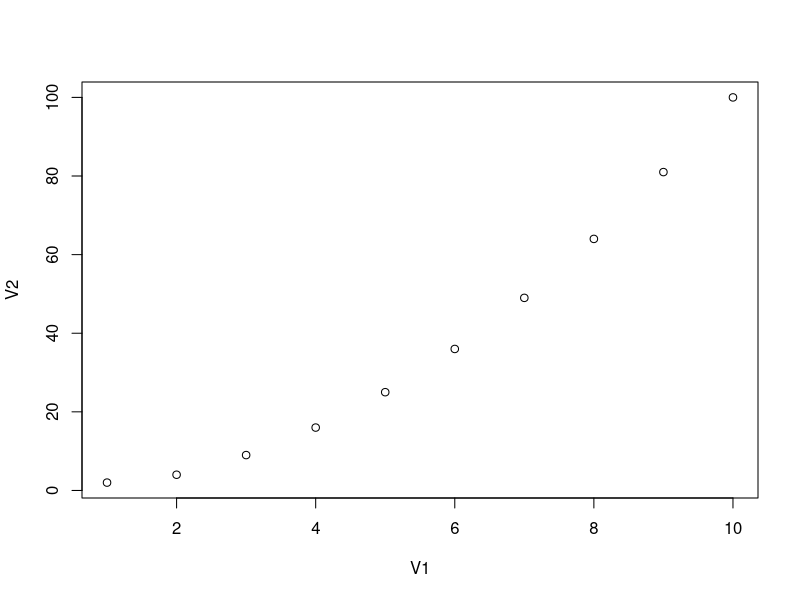

Source code (R):
## ---- chunk 1
data = read.delim("data.txt", header = FALSE, sep = ";", dec = ".")

plot(data)

